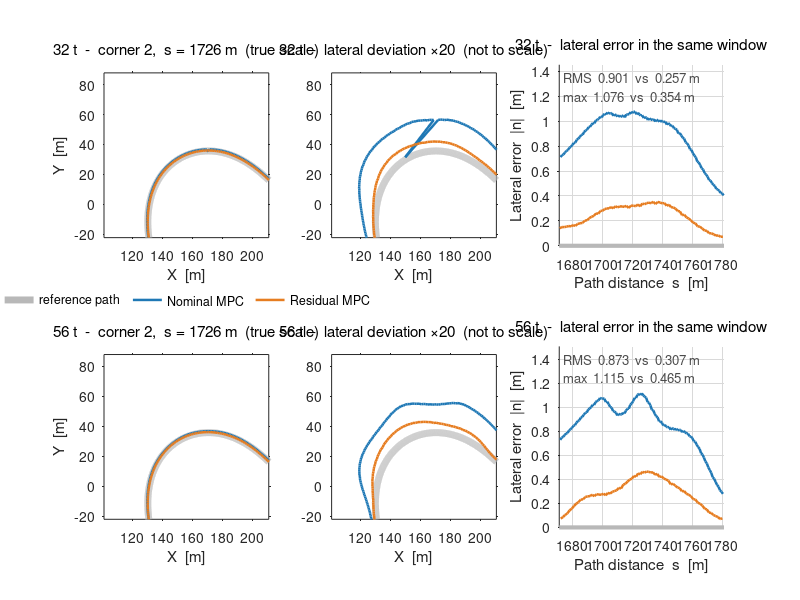

Write the MATLAB code that produced this figure.
% 급코너에서의 참조 경로 vs 주행 궤적 - nominal MPC / residual MPC, 32 t 와 56 t
%
% 트랙 한 바퀴가 2,546 m 인데 횡오차는 최대 1.1 m 라 전체 트랙을 그리면 세 선이
% 겹쳐 보인다. 그래서 곡률이 가장 큰 코너만 확대해 비교한다.
%
%   1번 칸  전역 좌표 (X, Y), 실제 스케일 - 코너 형상과 주행 라인
%   2번 칸  같은 전역 좌표인데 **횡편차만 MAG 배 확대** - 곡선을 유지한 채 차이를 본다
%   3번 칸  횡오차 |n| vs 경로거리 s - 차이가 정량적으로 읽힌다
%
% 실제 스케일에서 1 m 편차는 110 m 창의 1% 라 1번 칸에서는 세 선이 거의 겹친다.
% 2번 칸은 경로에 수직인 방향으로만 n 을 MAG 배 늘려 다시 그린 것이다.
%     X = Xr(s) - sin(psi) * (n * MAG),   Y = Yr(s) + cos(psi) * (n * MAG)
% 도로의 곡선 형상은 그대로 두고 편차만 키우므로 '어느 쪽으로 얼마나 밀리는지'가
% 보인다. **실제 거리가 아니므로 제목에 배율을 반드시 표기한다.**
% 정량 비교는 3번 칸(실제 값)으로 한다.
%
% CORNER 로 두 코너 중 하나를 고른다. 코너 2 (s=1726 m) 에서 차이가 가장 크다.
%
% 주행: Q_n=1e-4, v=10, Hockenheim 건조.
%       잔차 주행은 solve 109 ms 시절이라 실제 제어율이 6.5 Hz 다 (nominal 10 Hz).
%
% 데이터: fig_track_compare.mat  (results/track_compare.py 가 생성)
% 실행:   results/matlab/ 폴더 안에서 `plot_track_compare`
% 요구:   base MATLAB 만 (툴박스 불필요). R2013a 이상.

clear; close all
load('fig_track_compare.mat')

CORNER = 2;        % 1 = s 1232 m,  2 = s 1726 m (차이가 가장 큰 코너)
MAG    = 20;       % 2번 칸의 횡편차 확대 배율 (1 = 확대 없음)
HALF   = zoom_half;

REF  = [0.72 0.72 0.72];
NOM  = [0.12 0.47 0.71];
RES  = [0.90 0.49 0.13];

nM = numel(mass);
zs = zoom_s(CORNER);
cx = zoom_xy(CORNER,1);  cy = zoom_xy(CORNER,2);

%% ---- 수치 표 (명령창) ----
fprintf('\n=== Corner window comparison (window = s %.0f +- %.0f m) ===\n', zs, HALF);
fprintf('%7s %5s %14s %12s %12s\n','corner','mass','controller','RMS |n| [m]','max |n| [m]');
for z = 1:numel(zoom_s)
    for i = 1:nM
        for k = 1:2
            fprintf('%7d %4dt %14s %12.3f %12.3f\n', z, mass(i), variant{k}, ...
                    corner_stat(i,k,z,1), corner_stat(i,k,z,2));
        end
    end
end
fprintf(['\nWhole-lap corner RMS (|kappa| >= 0.02): ' ...
         'nominal %.3f / %.3f,  residual %.3f / %.3f  (32t / 56t)\n'], ...
        met(1,1,2), met(2,1,2), met(1,2,2), met(2,2,2));
fprintf('Residual runs were at 6.5 Hz (pre solver fix), nominal at 10 Hz.\n\n');

%% ---- 그림: 행 = 적재, 열 = [XY 확대, |n| vs s] ----
figure('Color','w','Position',[40 40 1400 700])
for i = 1:nM
    xn = traj_x{i,1};  yn = traj_y{i,1};   sn = traj_s{i,1};  nn = traj_n{i,1};
    xr = traj_x{i,2};  yr = traj_y{i,2};   sr = traj_s{i,2};  nr = traj_n{i,2};

    % --- (1) 전역 좌표 확대, 실제 스케일 ---
    subplot(nM,3,(i-1)*3+1); hold on; box on
    set(gca,'FontSize',10,'TickDir','out')
    p0 = plot(ref_x, ref_y, '-', 'Color', REF, 'LineWidth', 5);
    p1 = plot(xn, yn, '-', 'Color', NOM, 'LineWidth', 1.8);
    p2 = plot(xr, yr, '-', 'Color', RES, 'LineWidth', 1.8);
    axis equal
    xlim([cx-HALF cx+HALF]); ylim([cy-HALF cy+HALF]);
    if i == 1
        legend([p0 p1 p2], {'reference path','Nominal MPC','Residual MPC'}, ...
               'Location','southoutside','Orientation','horizontal', ...
               'Box','off','FontSize',9);
    end
    xlabel('X  [m]'); ylabel('Y  [m]')
    title(sprintf('%d t  -  corner %d,  s = %.0f m  (true scale)', ...
          mass(i), CORNER, zs), 'FontSize',11,'FontWeight','normal')

    % --- (2) 같은 좌표, 횡편차만 MAG 배 ---
    subplot(nM,3,(i-1)*3+2); hold on; box on
    set(gca,'FontSize',10,'TickDir','out')
    % (s, n) -> 전역 좌표, 횡편차만 MAG 배. 경로 형상은 그대로 둔다.
    smn = mod(sn(:), s_total);   smr = mod(sr(:), s_total);
    pxn = interp1(ref_s, ref_x,   smn, 'linear', 'extrap');
    pyn = interp1(ref_s, ref_y,   smn, 'linear', 'extrap');
    psn = interp1(ref_s, ref_psi, smn, 'linear', 'extrap');
    pxr = interp1(ref_s, ref_x,   smr, 'linear', 'extrap');
    pyr = interp1(ref_s, ref_y,   smr, 'linear', 'extrap');
    psr = interp1(ref_s, ref_psi, smr, 'linear', 'extrap');
    xnm = pxn - sin(psn) .* (MAG * nn(:));   ynm = pyn + cos(psn) .* (MAG * nn(:));
    xrm = pxr - sin(psr) .* (MAG * nr(:));   yrm = pyr + cos(psr) .* (MAG * nr(:));
    plot(ref_x, ref_y, '-', 'Color', REF, 'LineWidth', 5);
    plot(xnm, ynm, '-', 'Color', NOM, 'LineWidth', 1.8);
    plot(xrm, yrm, '-', 'Color', RES, 'LineWidth', 1.8);
    axis equal
    xlim([cx-HALF cx+HALF]); ylim([cy-HALF cy+HALF]);
    xlabel('X  [m]')
    title(sprintf('%d t  -  lateral deviation \\times%d  (not to scale)', ...
          mass(i), MAG), 'FontSize',11,'FontWeight','normal')

    % --- (3) 횡오차 |n| vs s ---
    subplot(nM,3,(i-1)*3+3); hold on; box off
    set(gca,'FontSize',10,'TickDir','out','XGrid','on','YGrid','on', ...
            'GridColor',[.85 .85 .85],'GridAlpha',1,'Layer','bottom')
    wn = abs(sn - zs) <= HALF;   wr = abs(sr - zs) <= HALF;
    plot([zs-HALF zs+HALF], [0 0], '-', 'Color', REF, 'LineWidth', 3);
    plot(sn(wn), abs(nn(wn)), '-', 'Color', NOM, 'LineWidth', 1.8);
    plot(sr(wr), abs(nr(wr)), '-', 'Color', RES, 'LineWidth', 1.8);
    % nn/nr 은 셀에서 행 벡터로 나오고 창 안 점 개수도 서로 달라, 세로로 붙이면
    % 차원 불일치가 난다. 각자 최대값을 먼저 구해 스칼라끼리 비교한다.
    ymax = max([max(abs(nn(wn))), max(abs(nr(wr)))]) * 1.35;
    if isempty(ymax) || ~isfinite(ymax) || ymax <= 0
        ymax = 1;                      % 창 안에 점이 없을 때의 안전값
    end
    text(zs-HALF*0.95, ymax*0.93, ...
         sprintf('RMS  %.3f  vs  %.3f m', corner_stat(i,1,CORNER,1), ...
                 corner_stat(i,2,CORNER,1)), 'FontSize',9.5,'Color',[0.3 0.3 0.3]);
    text(zs-HALF*0.95, ymax*0.83, ...
         sprintf('max  %.3f  vs  %.3f m', corner_stat(i,1,CORNER,2), ...
                 corner_stat(i,2,CORNER,2)), 'FontSize',9.5,'Color',[0.3 0.3 0.3]);
    xlim([zs-HALF zs+HALF]); ylim([0 ymax])
    xlabel('Path distance  s  [m]'); ylabel('Lateral error  |n|  [m]')
    title(sprintf('%d t  -  lateral error in the same window', mass(i)), ...
          'FontSize',11,'FontWeight','normal')
end
